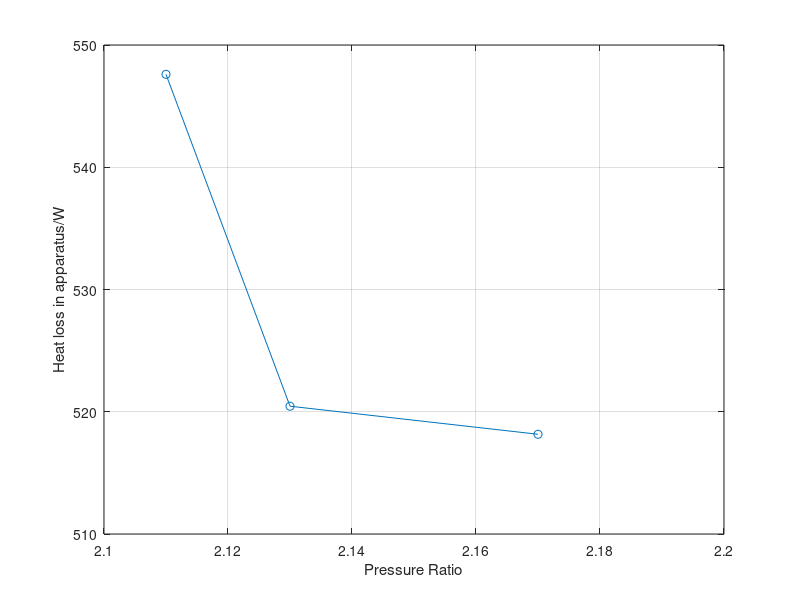

This chart was generated by the following MATLAB code:
%Hasha Dar

clc
clear
close all

heatLoss = [547.603, 520.454, 518.159];
pressureRatio = [2.11, 2.13, 2.17];
plot(pressureRatio, heatLoss, '-o')
grid on 
xlim([2.1, 2.2])
ylim([510, 550])
xlabel('Pressure Ratio')
ylabel('Heat loss in apparatus/W')